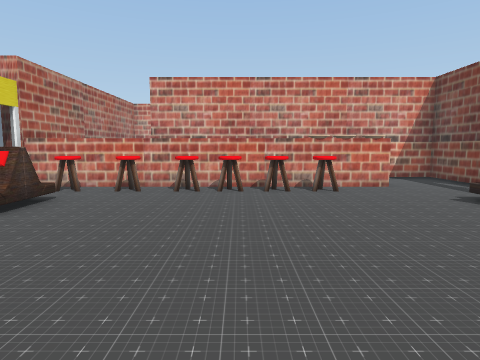
view 1 (above)

17 first-person views from a walk through a scene from a Unity 3-D project. The camera is 1.2 m above the floor, tilts 6° down and sees 75° across. The floor is counted in squares, 1 m on a side. Each view is taken from the middle of a square. On the plan, view 1 faces up. The plan holds only what a view shows up to about 13 squares ahead; the rest is blank. The place goes on beyond the plan. The player is left out. Some animated figures are not drawn.

view 2
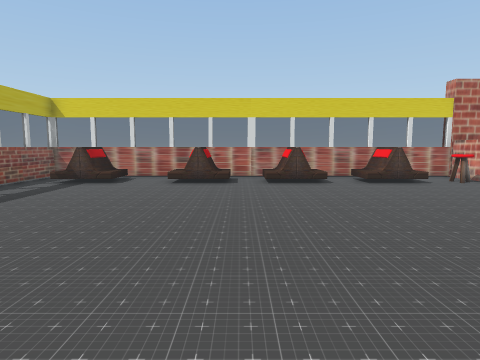

view 3
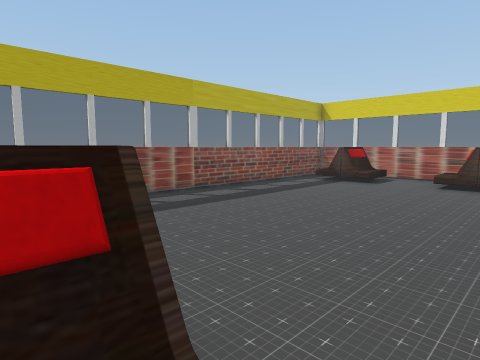

view 4
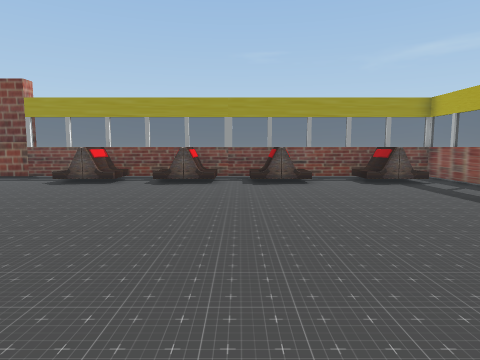

view 5
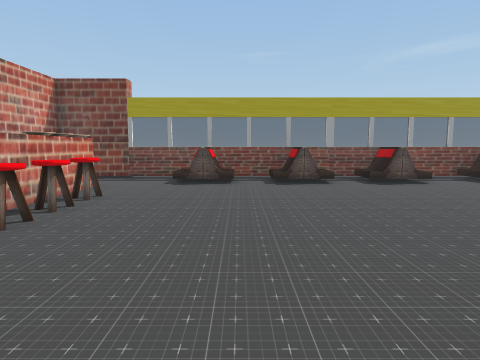

view 6
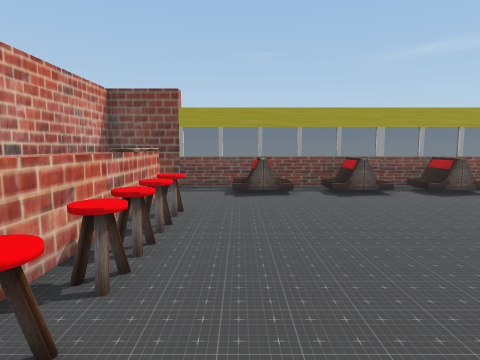

view 7
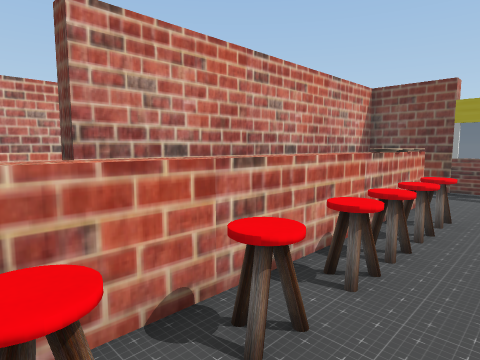

view 8
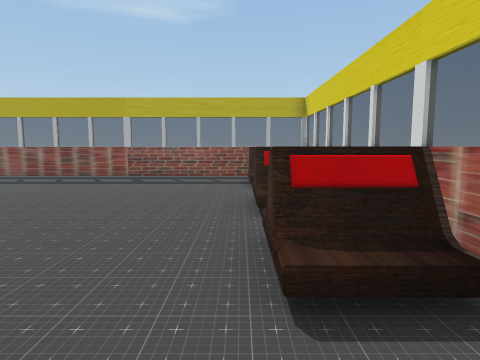

view 9
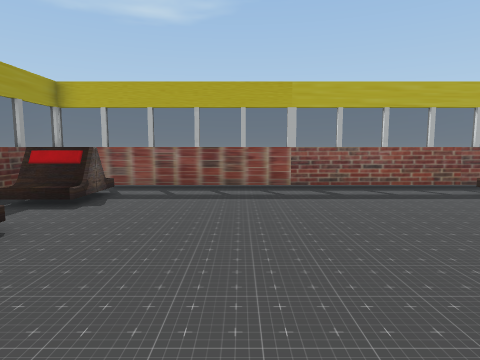

view 10
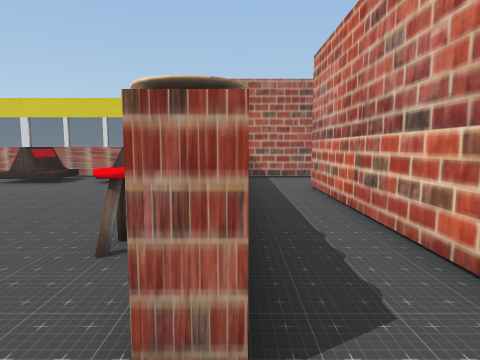

view 11
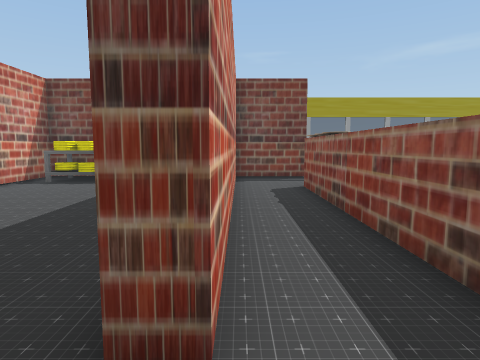

view 12
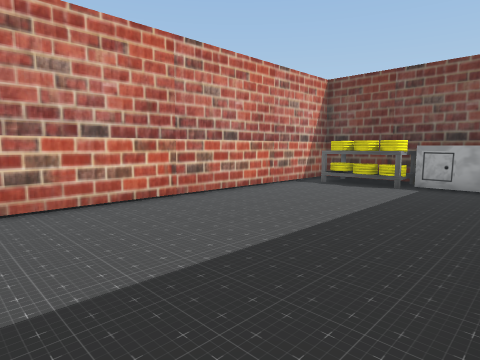

view 13
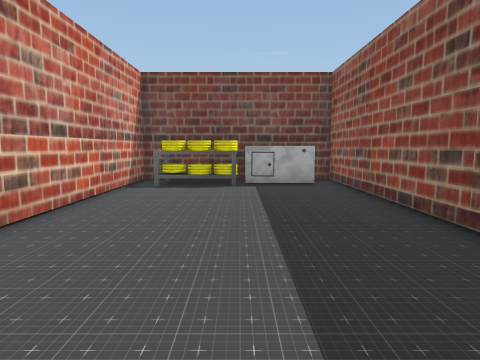

view 14
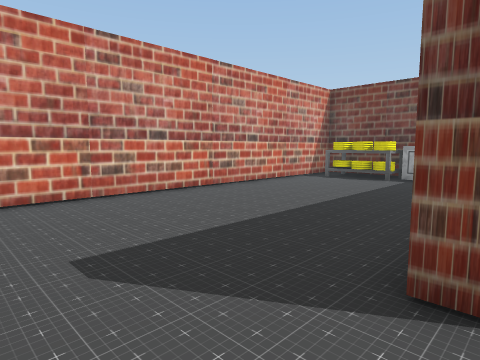

view 15
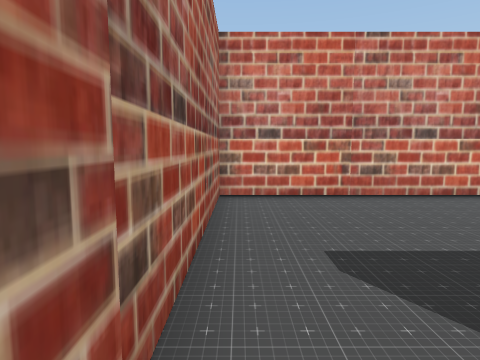

view 16
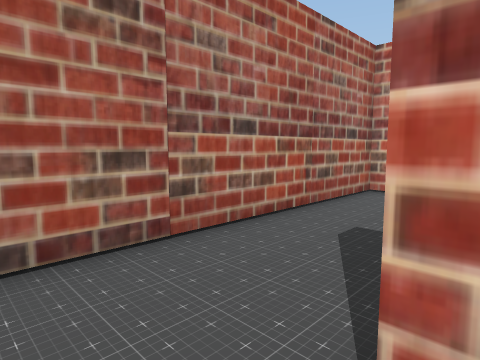

view 17
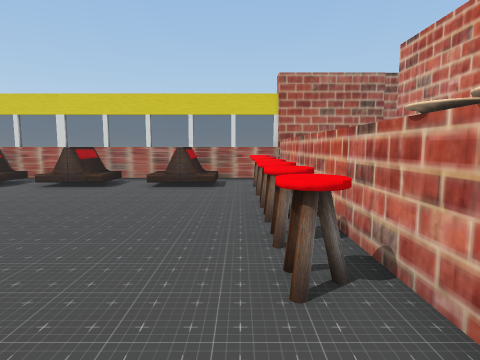

### Floor plan
Points are (right, up) in squares from view 1. A wall is a line through its corners. A room is listed if a view was taken in it or the views show most of it. See-through windows are left out.
Room 1 (views 1, 2, 3, 4, 5, 6, 7, 8, 9, 10, 16, 17)
walls: (5.3, 2.6) (5.3, 3); (5.3, 2.8) (5.4, 3) (6.9, 3); (5.4, 3.2) (6.9, 3.2); (5.3, -0.1) (6.9, -0.1); (5.3, -0.2) (5.7, 0); (5.3, -0.2) (6.9, -0.2); (5.3, -0.9) (5.3, -0.3) (5.6, -0.1) (5.7, -0.1); (-4.6, 3.2) (-4.5, 3.1) (-4.3, 2.8) (-4.3, 2.6); (-5.9, 2.9) (-5.5, 3.2); (-5.9, 3) (-5.5, 3.2); (-5.9, 3) (-4.3, 3); (-5.9, 3.2) (-4.5, 3.2) (-4.3, 3); (-5.9, -0.1) (-4.3, -0.1); (-5.9, -0.2) (-4.3, -0.2) (-4.3, -0.8); (5.6, -4) (6.9, -4); (5.3, -4.8) (5.3, -4.3) (5.4, -4.1) (6.9, -4.1); (-2.5, 10) (4.5, 10) (4.5, 9.5) (-6.6, 9.5); (-5.9, -4) (-4.3, -4); (-5.9, -4.1) (-4.3, -4.1) (-4.3, -4.6); (-6.5, 9.6) (-6.5, -6.6); (-6.7, -6.4) (7.4, -6.4) (7.4, 12.2) (-3.4, 12.2)
low walls: (-4.3, 2.6) (-5.7, 2.6); (6.6, 2.6) (5.3, 2.6)
ways out: opening at (-4.7, 11) to room 2; gap at (-6, -4); gap at (-6, 0); gap at (-6, 3)
objects: other object (-6, 6) to (-5, 6); stool (-5, 9); stool (-3, 9); stool (-2, 9); stool (-1, 9) to (0, 9); stool (1, 9); stool (2, 9); other object (6, 6) to (7, 6)
Room 2 (views 11, 12, 13, 14, 15)
walls: (0.1, 12.7) (7.4, 12.7) (7.4, 19.5) (-6.5, 19.5) (-6.5, 9.6); (-3.4, 12.2) (-3.4, 12.8)
ways out: opening at (-4.7, 11) to room 1
objects: other object (6, 14) to (7, 15); shelf (6, 16) to (7, 18)

Positions as (right, up) in squares from view 1, and headings:
1: (0, 0), facing up
2: (6, 1), facing left
3: (6, 1), facing down-left
4: (-5, 1), facing right
5: (-5, 5), facing right
6: (-5, 7), facing right
7: (-5, 7), facing up-right
8: (-4, 6), facing down
9: (2, 3), facing down
10: (6, 10), facing left
11: (-5, 12), facing right
12: (-4, 13), facing up-right
13: (-4, 16), facing right
14: (-6, 12), facing up-right
15: (-6, 12), facing up
16: (-3, 11), facing up-left
17: (5, 8), facing left
